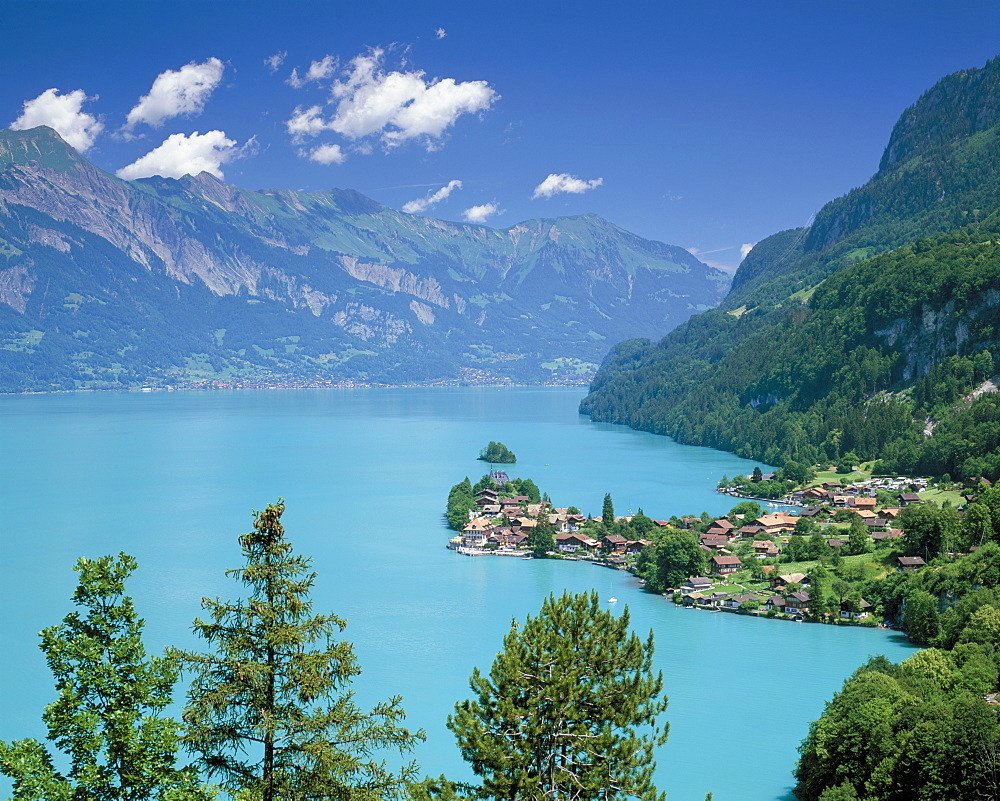
#> input picture Nature.jpg, 1000 x 801 px, found by its file name; the run also reads 1 picture not shown here
$ python Part2.py
#> lines starting #> are read from the running program, lines starting #| are printed output that depends on the picture; after the words box and inside, x2 and y2 are one past the last pixel; in counts of white or black regions, pixels touching at a corner belong together

"""
Created on Tue Jun 25 10:50:30 2024

@author: Roohi
"""
#%% Basic Operations on Images
import numpy as np
import cv2 as cv
img1 = cv.imread('C:/Roohi/Git/Tutorial/Tutorial_ImageProcessing/Blank.jpg',1)
cv.line(img1, (50,50), (250,250), (150,100,0),20)
cv.rectangle(img1, (50,50),(250,250),(0,50,100), 10)
cv.circle(img1, (150,150),100, (0,200,170),5)
points=np.array([[100,100],[400,400],[400,300],[100,300]],np.int32)
cv.polylines(img1, [points], True, (200,170,20),15)
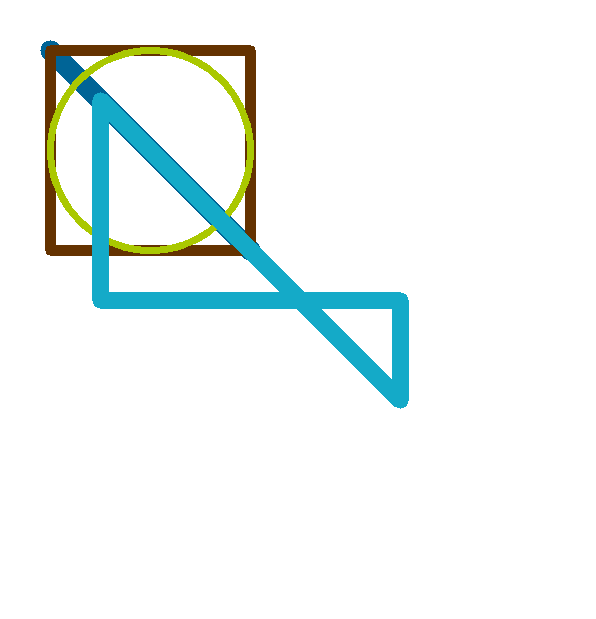
#> img1: shape (619, 596, 3); mean B, G, R 244.7, 246.2, 239.4
cv.imshow('Shapes', img1)
cv.waitKey(0)
cv.destroyAllWindows()

#%% Text
img2 = cv.imread('C:/Roohi/Git/Tutorial/Tutorial_ImageProcessing/Nature.jpg',1)
#> img2 is the input picture: shape (801, 1000, 3); mean B, G, R 160.5, 134.2, 86.5
font = cv.FONT_HERSHEY_COMPLEX
cv.putText(img2, 'A perfect landscape', (50,50), font, 1, (200,200,200),2, cv.LINE_4)
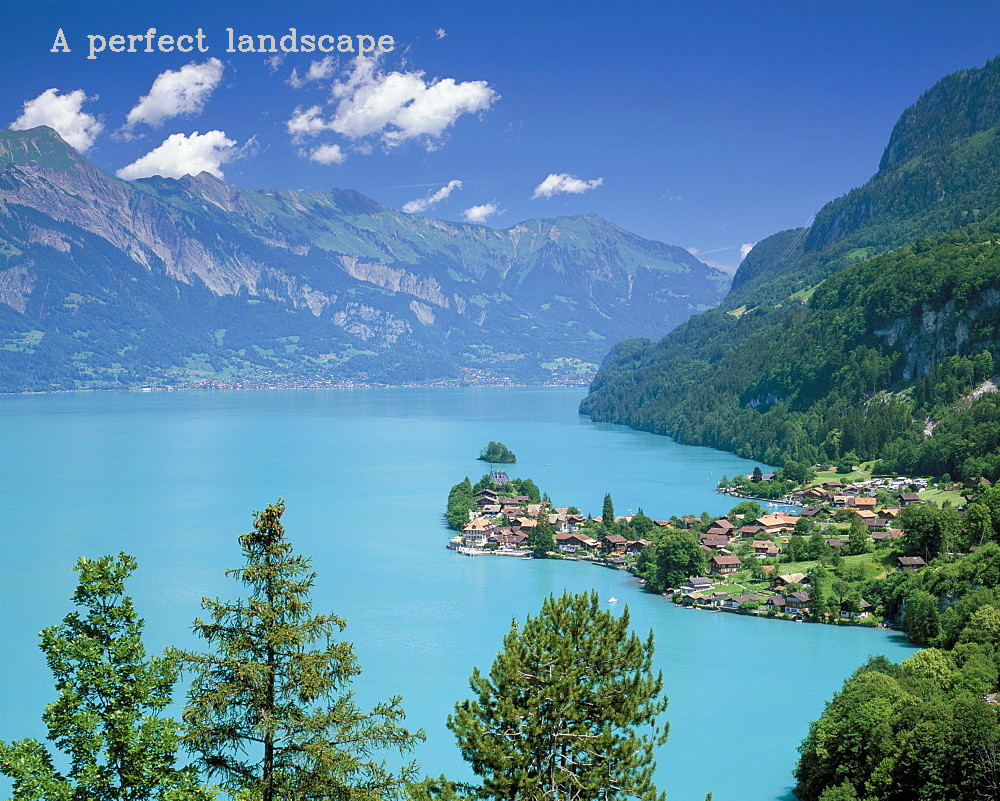
#> img2: shape (801, 1000, 3); 0.35% of pixels changed, all inside (x1, y1, x2, y2) = (50, 28, 394, 59)
cv.imshow('nature', img2)
cv.waitKey(0)
cv.destroyAllWindows()
